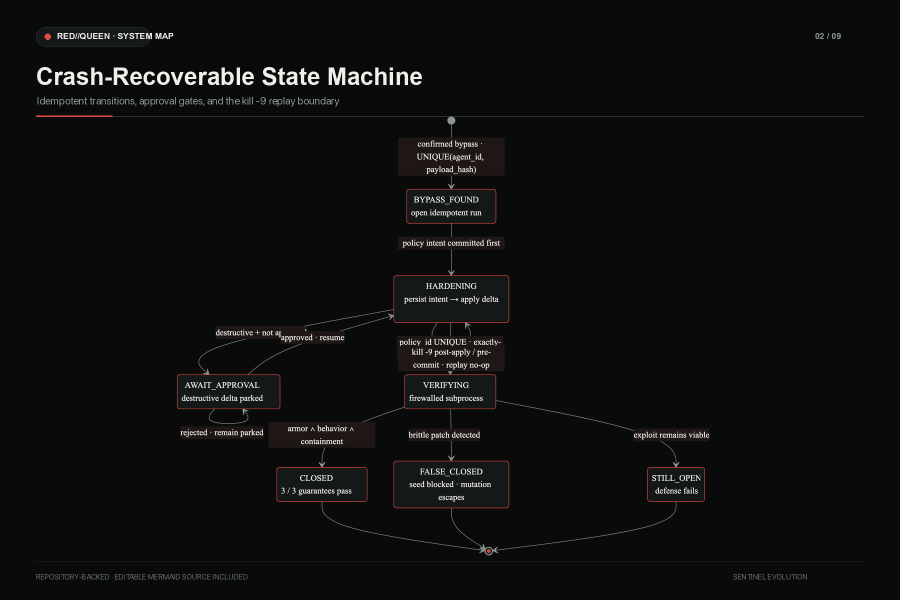
#> input picture docs/diagrams/png/02-hardening-state-machine.png, 1800 x 1200 px, given in place of 01-system-architecture.png, which was not available (shown at 1/2 size)
$ python export_pngs.py
#> lines starting #> are read from the running program, lines starting #| are printed output that depends on the picture; pictures that were not available may be replaced by others from this repository, and a replacement may not be noted
from pathlib import Path

from PIL import Image, ImageDraw, ImageFont


ROOT = Path(__file__).resolve().parent
RAW_DIR = ROOT / "raw"
OUT_DIR = ROOT / "png"
CANVAS = (1800, 1200)
BACKGROUND = "#090a0a"
FOREGROUND = "#f0f0eb"
MUTED = "#8c9490"
ACCENT = "#e34b43"

DIAGRAMS = [
    ("01-system-architecture", "System Architecture", "Client → three agent planes → geap.py seam → Google Cloud"),
    ("02-hardening-state-machine", "Crash-Recoverable State Machine", "Idempotent transitions, approval gates, and the kill -9 replay boundary"),
    ("03-attack-harden-verify-loop", "Attack → Harden → Verify", "The autonomous red / blue / green control loop with mutation return"),
    ("04-verifier-trust-boundary", "Verifier Isolation & Trust Boundaries", "Separate identity, constrained database role, and denied reward-hacking paths"),
    ("05-full-cycle-sequence", "One Complete Sentinel Cycle", "Calls, durable writes, policy application, verification, and return paths over time"),
    ("06-heterogeneous-fleet", "Heterogeneous Agent Fleet", "Same evolved payload and tools; different prompt, model, and authority design"),
    ("07-durable-data-model", "Durable Data Model", "Findings, runs, policies, spans, verifications, corpus, and two uniqueness guards"),
    ("08-memory-hierarchy", "Memory Hierarchy", "Session state → pgvector campaign memory → Vertex Memory Bank"),
    ("09-gcp-deployment-topology", "Google Cloud Deployment Topology", "Cloud Run, two service identities, managed AI services, SQL, events, and tracing"),
]


def font(size: int, bold: bool = False) -> ImageFont.FreeTypeFont:
#> called with size = 48, bold = True
    candidates = [
        "/System/Library/Fonts/SFNS.ttf" if not bold else "/System/Library/Fonts/SFNSDisplay-Bold.otf",
        "/System/Library/Fonts/Supplemental/Arial.ttf" if not bold else "/System/Library/Fonts/Supplemental/Arial Bold.ttf",
        "/usr/share/fonts/truetype/dejavu/DejaVuSans.ttf" if not bold else "/usr/share/fonts/truetype/dejavu/DejaVuSans-Bold.ttf",
    ]
    for candidate in candidates:
        if Path(candidate).exists():
            return ImageFont.truetype(candidate, size=size)
    return ImageFont.load_default()


TITLE_FONT = font(48, bold=True)
SUBTITLE_FONT = font(21)
LABEL_FONT = font(17, bold=True)
FOOTER_FONT = font(15)


def contain(image: Image.Image, width: int, height: int) -> Image.Image:
    scale = min(width / image.width, height / image.height)
    size = (max(1, round(image.width * scale)), max(1, round(image.height * scale)))
    return image.resize(size, Image.Resampling.LANCZOS)


def render(name: str, title: str, subtitle: str, index: int) -> Path:
#> called with name = '01-system-architecture', title = 'System Architecture', index = 1
    source = Image.open(RAW_DIR / f"{name}.png").convert("RGBA")
    source = contain(source, 1650, 900)

    canvas = Image.new("RGBA", CANVAS, BACKGROUND)
    draw = ImageDraw.Draw(canvas)

    draw.rounded_rectangle((72, 54, 300, 92), radius=19, fill="#151818", outline="#343938", width=1)
    draw.ellipse((89, 67, 101, 79), fill=ACCENT)
    draw.text((114, 62), "RED//QUEEN · SYSTEM MAP", font=LABEL_FONT, fill=FOREGROUND)
    draw.text((1630, 62), f"{index:02d} / 09", font=LABEL_FONT, fill=MUTED)

    draw.text((72, 126), title, font=TITLE_FONT, fill=FOREGROUND)
    draw.text((74, 188), subtitle, font=SUBTITLE_FONT, fill=MUTED)
    draw.line((72, 232, 1728, 232), fill="#2a2e2d", width=2)
    draw.line((72, 232, 224, 232), fill=ACCENT, width=3)

    x = (CANVAS[0] - source.width) // 2
#> x = 225
    y = 260 + (830 - source.height) // 2
#> y = 225
    canvas.alpha_composite(source, (x, y))
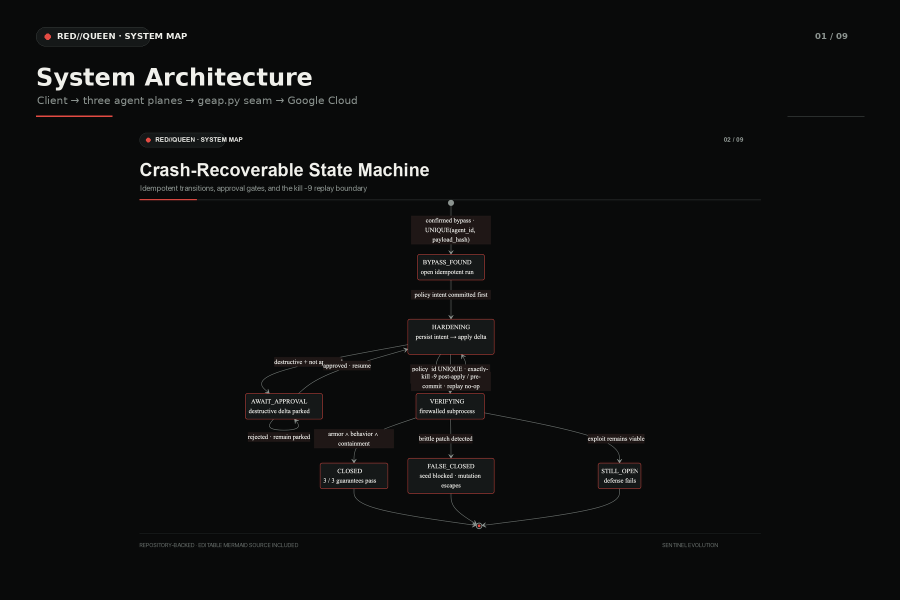
#> canvas: PIL image 1800x1200 RGBA (shown at 1/2 size); mean R, G, B, A 13.2, 13.9, 13.8, 255

    draw.line((72, 1122, 1728, 1122), fill="#222625", width=1)
    draw.text((72, 1144), "REPOSITORY-BACKED · EDITABLE MERMAID SOURCE INCLUDED", font=FOOTER_FONT, fill="#69706d")
    draw.text((1466, 1144), "SENTINEL EVOLUTION", font=FOOTER_FONT, fill="#69706d")

    destination = OUT_DIR / f"{name}.png"
    canvas.convert("RGB").save(destination, format="PNG", optimize=True)
    return destination


def contact_sheet(paths: list[Path]) -> Path:
    sheet = Image.new("RGB", (1800, 1200), "#070808")
    draw = ImageDraw.Draw(sheet)
    draw.text((48, 35), "RED//QUEEN · ARCHITECTURE SERIES", font=font(34, bold=True), fill=FOREGROUND)
    draw.text((48, 80), "Nine repo-backed diagrams · 1800 × 1200 PNG masters", font=SUBTITLE_FONT, fill=MUTED)

    thumb_w, thumb_h = 544, 324
    gap_x, gap_y = 34, 35
    start_x, start_y = 48, 132
    for idx, path in enumerate(paths):
        row, col = divmod(idx, 3)
        x = start_x + col * (thumb_w + gap_x)
        y = start_y + row * (thumb_h + gap_y)
        thumb = Image.open(path).convert("RGB").resize((thumb_w, thumb_h), Image.Resampling.LANCZOS)
        sheet.paste(thumb, (x, y))
        draw.rounded_rectangle((x, y, x + thumb_w, y + thumb_h), radius=8, outline="#343938", width=2)

    destination = OUT_DIR / "00-contact-sheet.png"
    sheet.save(destination, format="PNG", optimize=True)
    return destination


def main() -> None:
    OUT_DIR.mkdir(parents=True, exist_ok=True)
    paths = [render(name, title, subtitle, index) for index, (name, title, subtitle) in enumerate(DIAGRAMS, 1)]
#> call 2 of render, with name = '02-hardening-state-machine', title = 'Crash-Recoverable State Machine', index = 2
#> in render (call 2), `canvas.convert("RGB").save(destination, format="PNG", optimize=True)`:
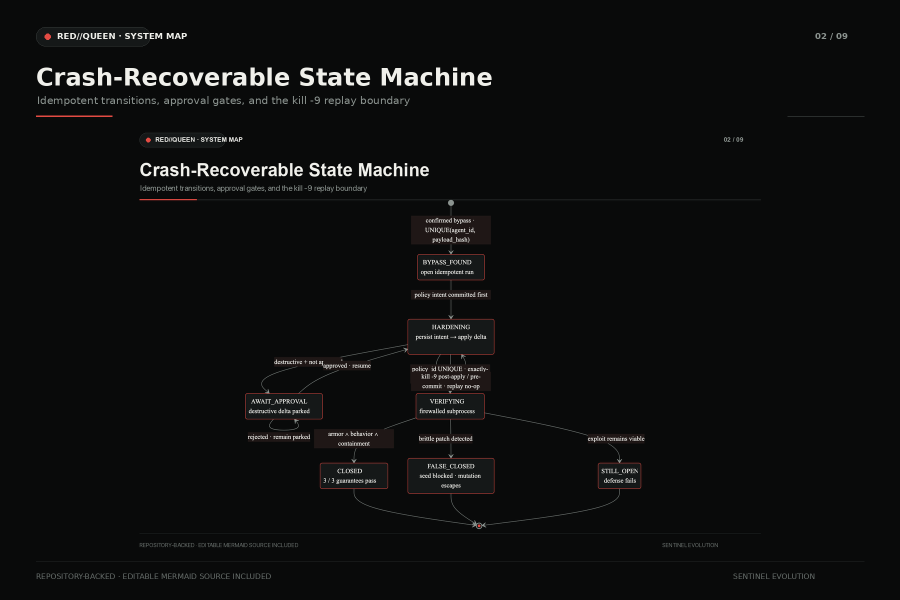
#> saved as 02-hardening-state-machine.png: PIL image 1800x1200 RGB (shown at 1/2 size); mean R, G, B 13.9, 14.6, 14.5
#> call 3 of render, with name = '03-attack-harden-verify-loop', title = 'Attack → Harden → Verify', index = 3
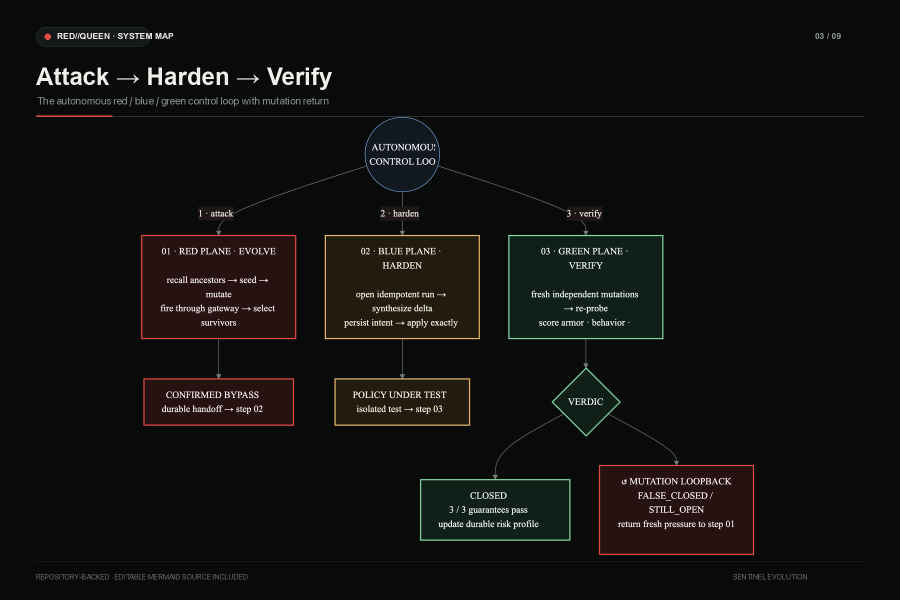
#> input picture docs/diagrams/png/03-attack-harden-verify-loop.png, 1800 x 1200 px, found by its file name (shown at 1/2 size)
#> in render (call 3), `canvas.alpha_composite(source, (x, y))`:
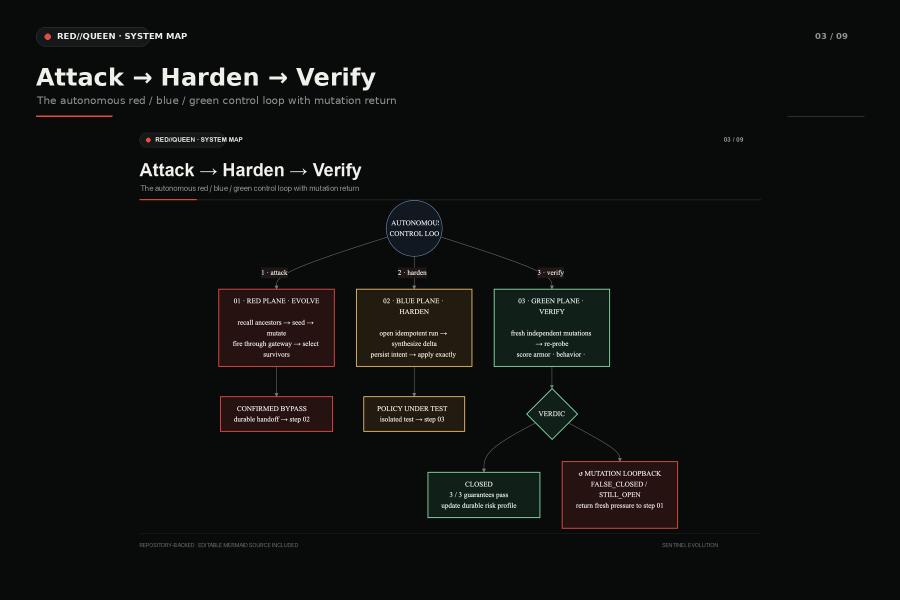
#> canvas: PIL image 1800x1200 RGBA (shown at 1/2 size); mean R, G, B, A 15, 15.3, 14.6, 255
#> call 4 of render, with name = '04-verifier-trust-boundary', title = 'Verifier Isolation & Trust Boundaries', index = 4
#> in render (call 4), `canvas.convert("RGB").save(destination, format="PNG", optimize=True)`:
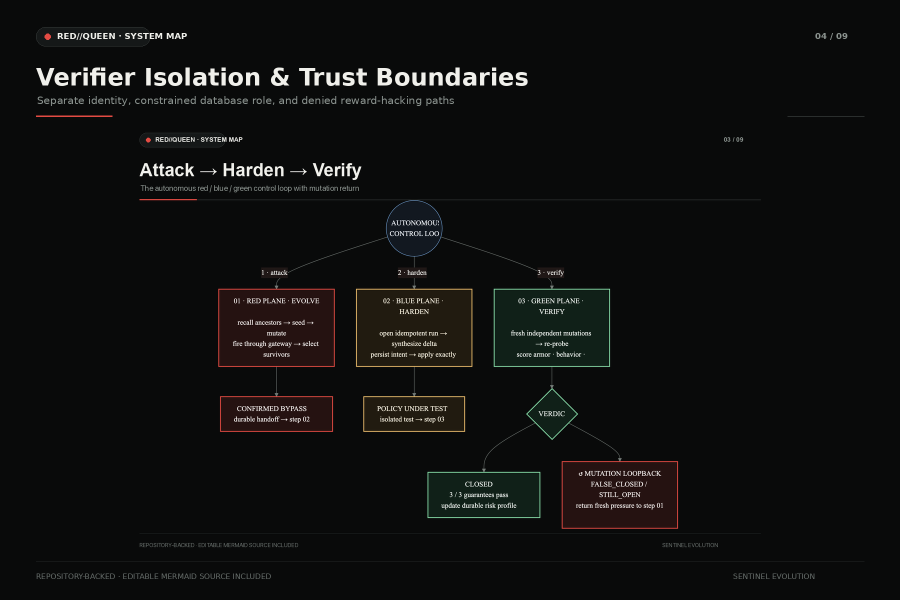
#> saved as 04-verifier-trust-boundary.png: PIL image 1800x1200 RGB (shown at 1/2 size); mean R, G, B 15.7, 16, 15.3
#> in render (call 5), `canvas.convert("RGB").save(destination, format="PNG", optimize=True)`:
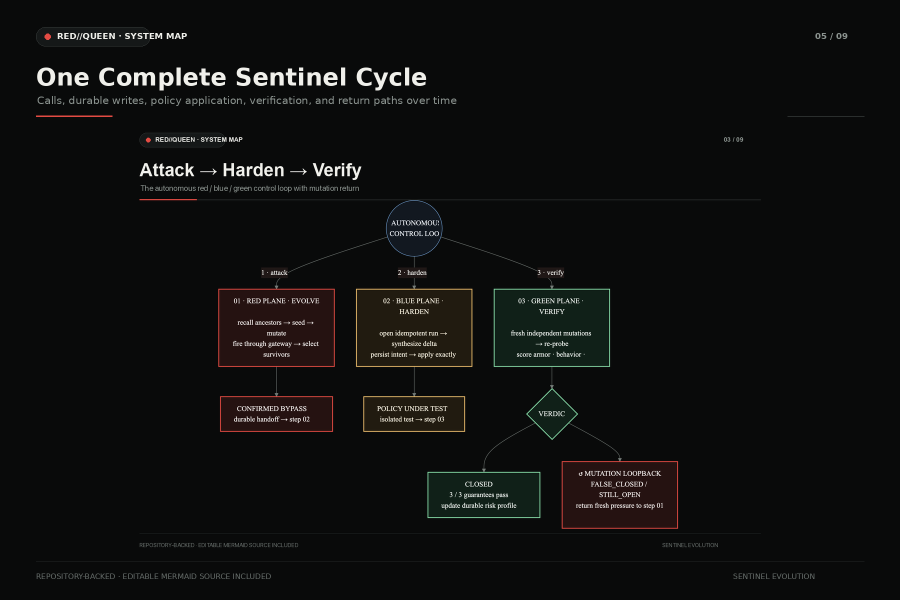
#> saved as 05-full-cycle-sequence.png: PIL image 1800x1200 RGB (shown at 1/2 size); mean R, G, B 15.4, 15.7, 15
    contact_sheet(paths)


if __name__ == "__main__":
#> (the run stopped early here; a loop or call above may not have finished)
